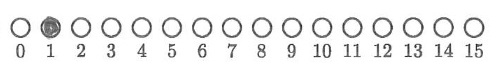
#> input picture segmentiTrain/CIPsharp_20210326_110903_0039.jpgBodovi.jpg, 496 x 64 px, found by its file name; its folder holds only this picture in this run
$ python test2.py
#> lines starting #> are read from the running program, lines starting #| are printed output that depends on the picture; after the words box and inside, x2 and y2 are one past the last pixel; in counts of white or black regions, pixels touching at a corner belong together
import os
from math import floor, ceil

import numpy as np
import cv2
import matplotlib.pyplot as plt


def unsharp_mask(image, kernel_size=(5, 5), sigma=5.0, amount=8.0, threshold=0):
    """Return a sharpened version of the image, using an unsharp mask."""
    blurred = cv2.GaussianBlur(image, kernel_size, sigma)
    sharpened = float(amount + 1) * image - float(amount) * blurred
    sharpened = np.maximum(sharpened, np.zeros(sharpened.shape))
    sharpened = np.minimum(sharpened, 255 * np.ones(sharpened.shape))
    sharpened = sharpened.round().astype(np.uint8)
    if threshold > 0:
        low_contrast_mask = np.absolute(image - blurred) < threshold
        np.copyto(sharpened, image, where=low_contrast_mask)


    return sharpened

list = os.listdir("segmentiTrain")
path = 'segmentiTrain\\'
for i in list:
    if "Bodovi" in i:
        img = cv2.imread(path+i)
#> img is the input picture: shape (64, 496, 3); min 33, max 255, mean 236.8

        gray = cv2.cvtColor(img, cv2.COLOR_BGR2GRAY)

        blurred = cv2.medianBlur(gray, 25)  # cv2.bilateralFilter(gray,10,50,50)
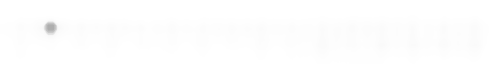
#> blurred: shape (64, 496); min 174, max 255, mean 253.8
        minDist = 250
        param1 = 20  # 500
        param2 = 10  # 200 #smaller value-> more false circles
        minRadius = 1
        maxRadius = 25  # 10

        # docstring of HoughCircles: HoughCircles(image, method, dp, minDist[, circles[, param1[, param2[, minRadius[, maxRadius]]]]]) -> circles
        circles = cv2.HoughCircles(blurred, cv2.HOUGH_GRADIENT, 2, minDist, param1=param1, param2=param2,
                                   minRadius=minRadius, maxRadius=maxRadius)
#> circles = [[51, 27, 4.8]]
        size = img.shape
#> size = (64, 496, 3)
        xvalue = size[1] / 16
#> xvalue = 31
        result = None
        print(circles)
#| [[[51.  27.   4.8]]]
        if circles is not None:
            circles = np.uint16(np.around(circles))
#> circles = [[51, 27, 5]]
            for i in circles[0, :]:
                cv2.circle(img, (i[0], i[1]), i[2], (0, 255, 0), 2)
                print(i[0])
                value = i[0] / xvalue
                if value - floor(value) > 0.8:
                    result = ceil(value)
                else:
                    result = floor(i[0] / xvalue)
#> this loop made 1 pass
#> (i, value, result) on pass 1: ([51, 27, 5], 1.65, 1)
#| 51
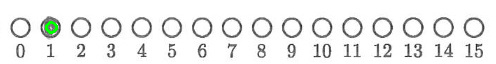
#> img: shape (64, 496, 3); 0.28% of pixels changed, all inside (x1, y1, x2, y2) = (45, 21, 58, 34)
        print(result)
#| 1
        # Show result for testing:

        plt.imshow(img, cmap=plt.cm.binary)
        plt.show()
        cv2.destroyAllWindows()

$ run again, on segmentiTrain/CIPsharp_20210326_111149_0024.jpgBodovi.jpg
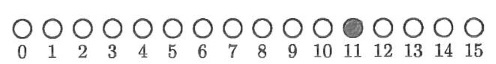
#> input picture segmentiTrain/CIPsharp_20210326_111149_0024.jpgBodovi.jpg, 496 x 64 px, found by its file name
#> img is the input picture: shape (64, 496, 3); min 21, max 255, mean 235.6
#> `blurred = cv2.medianBlur(gray, 25)`:
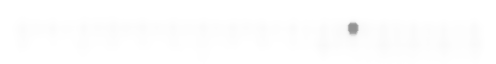
#> blurred: shape (64, 496); min 147, max 255, mean 253.7
#> `circles = cv2.HoughCircles(blurred, cv2.HOUGH_GRADIENT, 2, minDist, pa..`: circles = [[353, 27, 4.4]]
#| [[[353.   27.    4.4]]]
#> `circles = np.uint16(np.around(circles))`: circles = [[353, 27, 4]]
#> the loop `for i in circles[0, :]:` made 1 pass
#> (i, value, result) on pass 1: ([353, 27, 4], 11.39, 11)
#> (printed output is left out)
#> after the loop `for i in circles[0, :]:`:
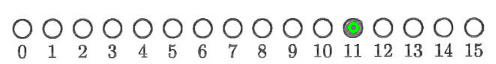
#> img: shape (64, 496, 3); 0.21% of pixels changed, all inside (x1, y1, x2, y2) = (348, 22, 359, 33)
#| 11
